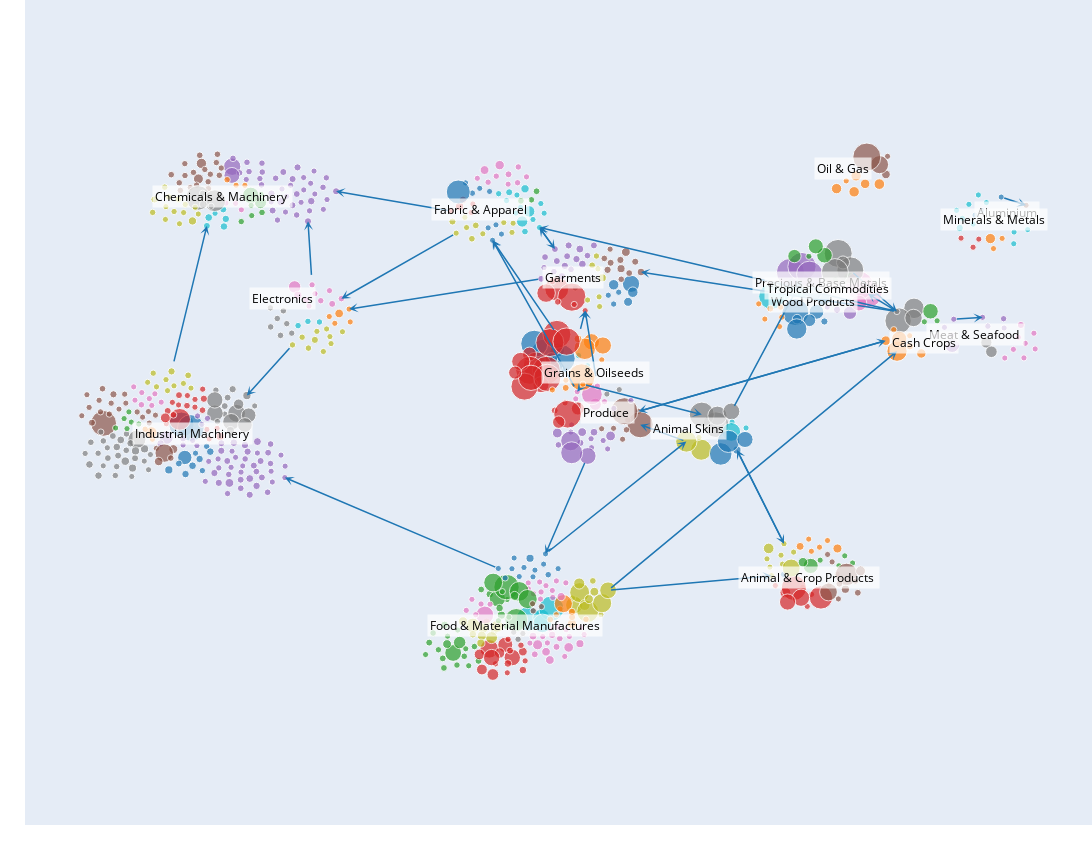

The code cell stored with this chart in its notebook:
### Code cell
# --- Data prep ---
scatter_data = stack_umap.loc[stack_umap['sitc'].str.len() == 4].copy().merge(this_rca, on='sitc', how='left')
scatter_data['cluster'] = scatter_data['cluster'].astype(str)
scatter_data['median_rca_norm_adj'] = scatter_data['median_rca_norm'] + 0.05

temp = stack_umap.loc[stack_umap['sitc'].str.contains('macro')].copy()[['sitc', 'x', 'y']]
temp = temp.loc[~temp['sitc'].str.contains('_a')]
temp = temp.loc[~temp['sitc'].str.contains('_b')]
temp['sitc'] = temp['sitc'].str[6:]
temp = temp.rename(columns={'sitc': 'cluster'})
temp['cluster'] = temp['cluster'].astype(int)
temp = temp.merge(sitc_cluster_names, on='cluster')


tab20_like = qualitative.D3  # This gives 20 distinct colors
# Other options: qualitative.Dark24, qualitative.Light24

fig = px.scatter(
    scatter_data,
    x='x', 
    y='y',
    color='cluster',
    size='median_rca_norm_adj',  # <-- Added
    size_max=20,  # Adjust as needed
    color_discrete_sequence=px.colors.qualitative.D3,
    hover_data={'x': False, 'y': False, 'cluster': False, 'sitc_name': False, 'median_rca_norm': True}
)

# Assign customdata trace by trace
for i, cluster_val in enumerate(fig.data):
    cluster_name = cluster_val.name
    mask = scatter_data['cluster'] == cluster_name
    fig.data[i].customdata = scatter_data.loc[mask, ['sitc_name', 'median_rca_norm']].to_numpy()
    fig.data[i].hovertemplate = '%{customdata[0]}<br>RCA: %{customdata[1]:.2f}'


arrow_color = '#1f77b4'
for r in macro_arrows.itertuples(index=False):
    x0, y0, u, v = r.x_o, r.y_o, r.u, r.v
    x1, y1 = x0 + u, y0 + v
    fig.add_annotation(
        x=x1, y=y1, xref='x', yref='y',
        ax=x0, ay=y0, axref='x', ayref='y',
        showarrow=True,
        arrowhead=3, arrowsize=1, arrowwidth=1.5, arrowcolor=arrow_color,
        opacity=1
    )

# Macro labels
for _, row in temp.iterrows():
    fig.add_annotation(
        x=row['x'], y=row['y'],
        text=row['name'],
        showarrow=False,
        font=dict(size=12, color='black'),
        bgcolor='rgba(255,255,255,0.7)',
        borderpad=2
    )

# Layout tweaks
fig.update_xaxes(showgrid=False, zeroline=False, showticklabels=False)
fig.update_yaxes(showgrid=False, zeroline=False, showticklabels=False, scaleanchor="x", scaleratio=0.7)

fig.update_layout(
    xaxis_title='',
    yaxis_title='',
    showlegend=False,
    width=1700,
    height=850,
    margin=dict(l=0, r=0, t=0, b=0)
)

fig.show()
